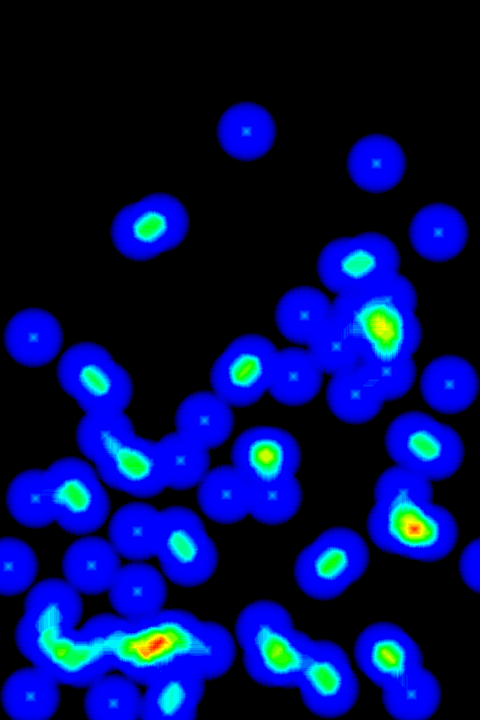
#> input picture test/heat.png, 480 x 720 px
$ python -i heatmap.py   (imports and definitions only)
#> lines starting #> are read from the running program, lines starting #| are printed output that depends on the picture
### pyheatmap/inc/cf.py
# -*- coding: utf-8 -*-
#
# author: oldj
# blog: http://oldj.net
# email: oldj.wu@gmail.com
#
import numba as nb
import numpy as np

# @nb.jit()
def get_max_size(data):
    maxes = np.max(data, axis=0)
    return maxes + 1


# [13 lines of commented-out code are left out]


# [64 lines left out: functions mk_circle, mk_colors, not called in this run]


def is_num(v):
    u"""判断是否为数字，兼容Py2/Py3"""

    if type(v) in (int, float):
        return True

    if ("%d" % v).isdigit():
        # 兼容Py2的long类型
        return True

    return False

### pyheatmap/heatmap.py
# -*- coding: utf-8 -*-
#
# author: oldj
# blog: http://oldj.net
# email: oldj.wu@gmail.com
#

u"""
pyHeatMap
@link https://github.com/oldj/pyheatmap

"""

import os
import random
from PIL import Image
from PIL import ImageDraw2
from numba import njit, jit, prange
import numpy as np
from .inc import cf

import sys

if sys.version > '3':
    PY3 = True
else:
    PY3 = False

# @njit(parallel=True)
# [13 lines left out: function heat_numba, not called in this run]


class HeatMap(object):
    def __init__(self,
                 data,
                 base=None,
                 width=0,
                 height=0
                 ):
        u""""""

        assert type(data) in (list, tuple, np.ndarray)
        assert base is None or os.path.isfile(base)
        assert cf.is_num(width) and cf.is_num(height)
        assert width >= 0 and height >= 0

        count = 0
        data2 = []
        for hit in data:
            if len(hit) == 3:
                x, y, n = hit
            elif len(hit) == 2:
                x, y, n = hit[0], hit[1], 1
            else:
                raise Exception(u"length of hit is invalid!")

            data2.append((x, y, n))
            count += n

        self.data = data2
        self.count = count
        self.base = base
        self.width = width
        self.height = height
        self.save_as = None

        if not self.base and (self.width == 0 or self.height == 0):
            w, h = cf.get_max_size(data)
            self.width = self.width or w
            self.height = self.height or h

    # [200 lines left out: functions __mk_img, __paint_hit, clickmap, __heat, __paint_heat, __add_base and 4 more, not called in this run]


# [2 lines not run here, left out]

>>> import cv2
>>> picture = cv2.imread('../test/heat.png', cv2.IMREAD_GRAYSCALE)
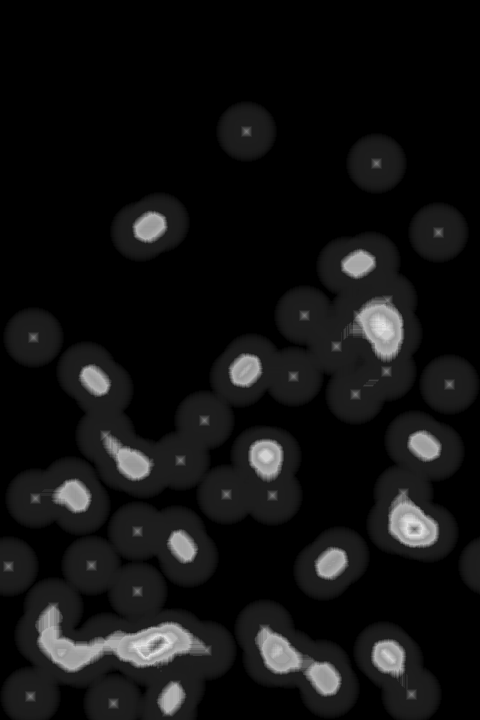
#> picture: shape (720, 480); min 0, max 225, mean 18
>>> result = HeatMap(picture).clickmap()
#> the loop in __init__, `for hit in data:` made 1 pass
#> after the loop in __init__, `for hit in data:`: count = 0; data2 = []
#> (the run stopped early here; a loop or call above may not have finished)
